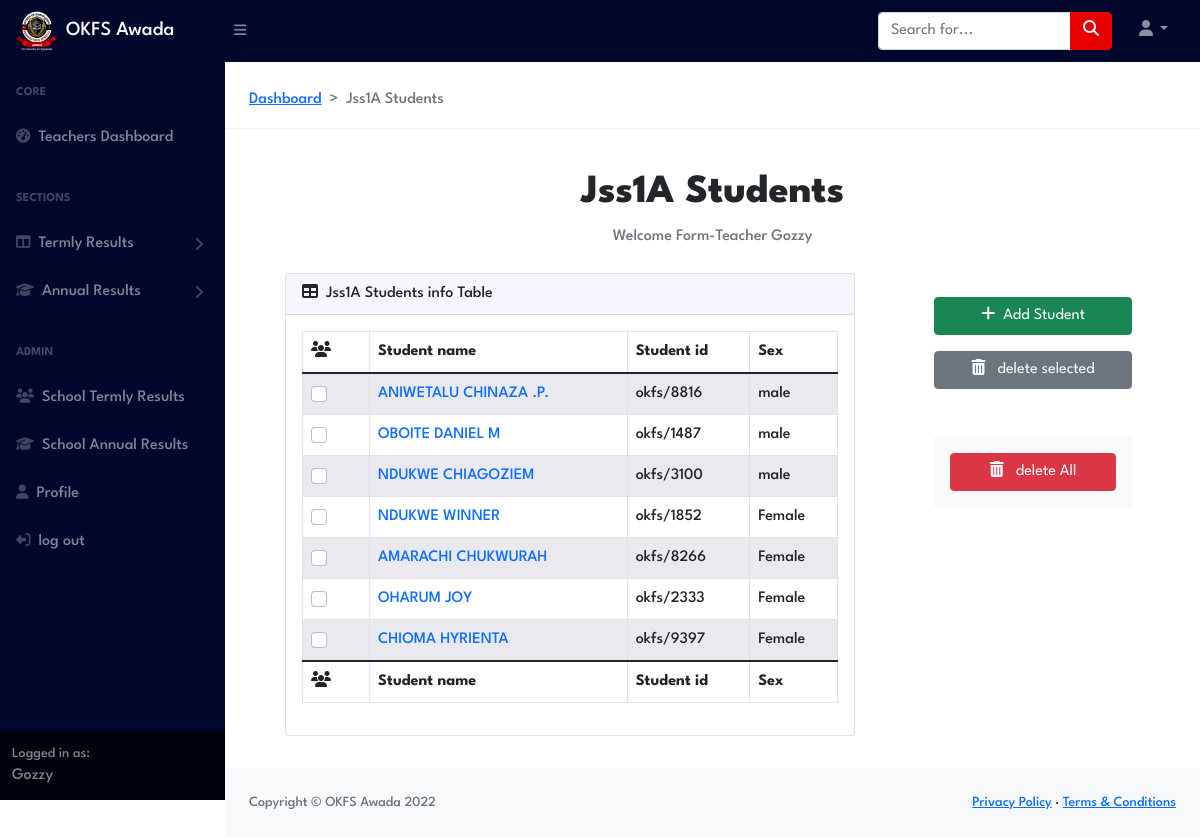
Before: /TMS/Jss1A/Students/ (signed in) with the older database file.
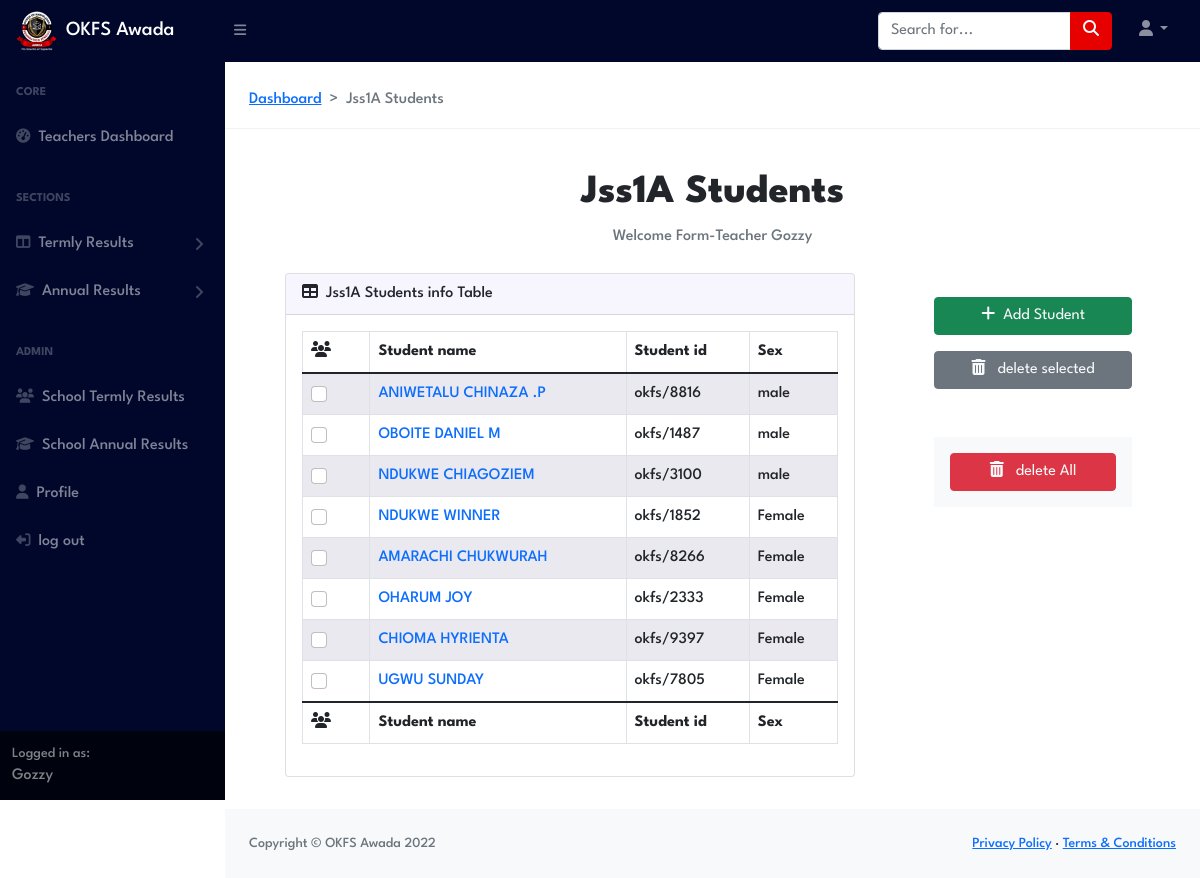
After: the same page with the newer database file.
### SRMS/models.py (models this page shows, shortened)
class Students_Pin_and_ID(models.Model):
	SN=models.CharField(max_length=100, blank=True,null=True)
	student_Photo=models.ImageField(upload_to="assets/Students",blank=True,null=True)
	student_name=models.CharField(max_length=100, blank=True, default="No name",null=True)
	Sex=models.CharField(max_length=100, blank=True,null=True)
	student_id=models.CharField(max_length=100, blank=True,null=True)
	student_pin=models.CharField(max_length=100, blank=True,null=True)
	student_class=models.ForeignKey(Class,on_delete=models.CASCADE,default=1,null=True)
	student_password=models.CharField(max_length=100, blank=True,null=True,default="No password")

### TMS/views/formteachersviews.py (the view)
# urls.py: path('<str:Classname>/Students/',Students_view , name='Students'),
@login_required
def Students_view(request,Classname):
    classobject = Class.objects.get(Class=Classname)
    students = Students_Pin_and_ID.objects.filter(student_class=classobject)
    context={
        'class':classobject,
        "students":students
        }
    return render(request,'students.html',context)

### TMS/templates/students.html (shortened to what the changed rows need)
{% extends 'Teachers_navbar.html' %} {% load static %} {% block content%}
<link
  href="https://cdn.jsdelivr.net/npm/simple-datatables@latest/dist/style.css"
  rel="stylesheet"
  type="text/css"
/>
<section class="py-2">
  <div class="container-fluid px-4">
    <div class="d-flex flex-column align-items-center justify-content-center">
      <h1 class="mt-4">{{ class.Class }} Students</h1>
    </div>
    <div class="row justify-content-between mt-3 datacard px-2 px-md-5">
      <div class="col-md-8 mb-4 p-0">
        <div class="card">
          <div class="card-body">
            <div class="table-responsive">
              <table
                class="table table-bordered table-striped"
                id="datatablesSimple"
                width="100%"
                cellspacing="0"
              >
                <thead>
                  <tr>
                    <th><i class="fa-solid fa-users"></i></th>
                    <th>Student name</th>
                    <th>Student id</th>
                    <th>Sex</th>
                  </tr>
                </thead>
                <tfoot>
                  <tr>
                    <th><i class="fa-solid fa-users"></i></th>
                    <th>Student name</th>
                    <th>Student id</th>
                    <th>Sex</th>
                  </tr>
                </tfoot>
                <tbody>
                  {% for student in students %}
                  <tr>
                    <td class="id">
                      <input
                        class="form-check-input me-3"
                        type="checkbox"
                        value="{{ student.id }}"
                        id="selectstudentcheckbox"
                      />
                    </td>
                    <td class="name">
                      <a
                        class="editstudentinfo text-decoration-none"
                        style="cursor: pointer"
                        >{{ student.student_name }}</a
                      >
                    </td>
                    <td class="studentID">{{ student.student_id }}</td>
                    <td class="sex">{{ student.Sex }}</td>
                  </tr>
                  {% endfor %}
                </tbody>
              </table>
            </div>
          </div>
        </div>
      </div>
    </div>
  </div>
</section>
{% endblock %}

Changed rows visible on the page:
changed Students_Pin_and_ID "okfs/8816": student_name "ANIWETALU CHINAZA .P." → "ANIWETALU CHINAZA .P"
added Students_Pin_and_ID: student_name "UGWU SUNDAY", student_id "okfs/7805", Sex "Female"
